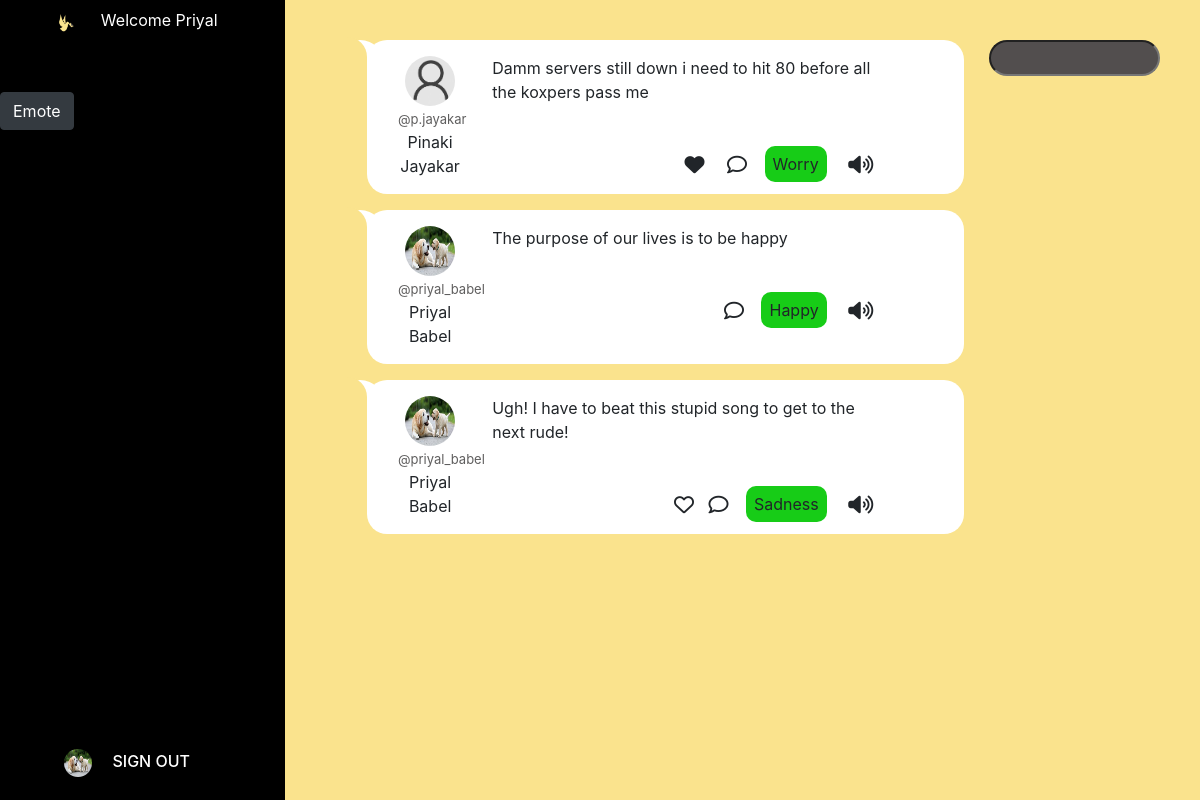
/home/ (signed in), run on the app's committed database.
### website/models.py (models this page shows, shortened)
class Profile(models.Model):
    user = models.OneToOneField(User,on_delete=models.CASCADE)
    profile_picture = models.ImageField(default='default.png',upload_to='profile_pics')
    gender = models.CharField(max_length=1, choices=GENDER_CHOICES)
    bio = models.CharField(max_length=1000)
    birth_date = models.DateField(null=True)
    REQUIRED_FIELDS = ['gender','birth_date']

class Post(models.Model):
    user = models.ForeignKey(User,on_delete=models.CASCADE)
    content = models.TextField()
    time_posted = models.DateTimeField(default=timezone.now)
    emotion = models.TextField()

class Like(models.Model):
    user = models.ForeignKey(User,on_delete=models.CASCADE)
    post = models.ForeignKey(Post,on_delete=models.CASCADE)
    time_liked = models.DateTimeField(default=timezone.now)

### website/views.py (the view)
# urls.py: 2. Add a URL to urlpatterns:  path('', views.home, name='home')
@login_required
def home(request):
    if request.method == 'POST':
        post_form = PostContent(request.POST)
        post = post_form.save(commit=False)
        post.emotion = "Happy"
        post.user = request.user
        post.save()
        return render(request,'website/home.html', {'post_form': post_form,'emotions':emotions})
    else:
        posts_list = Post.objects.all().order_by('-time_posted')
        post_form = PostContent()
        for post in posts_list:
            for liked in post.like_set.all():
                if request.user.id == liked.user.id:
                    print(True)
                else:
                    print(False)
        return render(request,'website/home.html', {'post_form': post_form, 'posts_list':posts_list,'emotions':emotions})

### website/forms.py
class PostContent(forms.ModelForm):
    content = forms.CharField()
    class Meta:
        model = Post
        fields = ["content"]

### website/templates/website/home.html (shortened to what this page needs)
{% extends "website/base.html" %}
{% load static %}
{% block style %}
<link rel="stylesheet" type="text/css" href="{% static 'website/home.css'%}" />
<link rel="stylesheet" type="text/css" href="{% static 'website/post.css'%}" />
{% endblock style %}
{% block body %}
<div class="row">
    <div class="left col-3">
    <div class="text-center welcome p-2">
    <img src="/media/logo.png"></img>
        <span class="ml-3">Welcome {{ user.first_name |title}} </span>
    </div>
    <a type="button" class="btn btn-dark btn-primary-outline mt-5" data-toggle="modal" data-target="#postContent">Emote</a>
    <div class="row p-3 signOut d-flex justify-content-center">
        <a class="btn bg-transparent signoutButton" href="{% url 'logout'  %}">
            <img src="{{user.profile.profile_picture.url}}" alt="Profile picture">
            <span class="pt-3 signOutText">SIGN OUT</span>
        </a>
    </div>
    </div>
    <div class="right col-md-9 col-12 mx-auto mt-4">
    <div class="row">
      <div class="col-9">
        {% for post in posts_list %}
          <div class="postContainer row my-2 mt-3">
          <div class="col-2 text-center">
          <div>
          <img src="/media/{{post.user.profile.profile_picture}}" class="profile_image"></img>
          </div>
          <div>
              <span class="username">@{{post.user.username}}</span>
            </div>
            <div>
              {{post.user.first_name}} <span> {{post.user.last_name}}</span>
            </div>
          </div>
          <div class="col-9">
            <div>
              {{post.content}}
            </div>
            <div class="text-right align-self-end mt-5">
            {% for liked in post.like_set.all %}
              {% if user.id == liked.user.id%}
                <span><button class="fas fa-heart fa-lg btn bg-transparent" href="{% url 'post-like' post.id %}"></button></span>
              {% endif %}
            {% empty %}
              <span><button class="far fa-heart fa-lg btn bg-transparent p-1" href="{% url 'post-like' post.id %}"></button></span>
            {% endfor %}
              <span><button class="far fa-comment fa-lg btn bg-transparent p-1 mr-2"></button></span>
              <span class="emotion p-2 mr-1">{{post.emotion}}</span>
            <span><button class="fas fa-volume-up fa-lg btn bg-transparent" id="{{post.content}}"></button></span>
            </div>
          </div>
          </div>
        {% endfor %}
      </div>
      <div class="col-3 d-flex flex-column align-items-center">
        <input type="text" class="search mt-3 py-1 px-3" id="search">
      </div>
    </div>
    </div>
</div>
{% endblock body %}

### website/templates/website/base.html (shortened to what this page needs)
<!DOCTYPE html>
{% load static %}
<html lang="en">
<head>
    <link rel="stylesheet" href="https://cdn.jsdelivr.net/npm/bootstrap@4.6.1/dist/css/bootstrap.min.css">
    <link rel="stylesheet" type="text/css" href="{% static 'website/base.css'%}" />
    {% block style %}
    {% endblock style %}
</head>
<body>
    {% block body %}
    {% endblock body %}
</body>
</html>

### website/static/website/base.css (style rules this page uses)
:root { --base: #FAE38D; --danger: #9c2b2e; --hover: #252525; --gray: #524E4E; }

### website/static/website/home.css (style rules this page uses)
body { background-color: var(--base); }
.row { max-width: 100vw; }
.left { background-color: black; height: 100vh; position: sticky; z-index: 1; top: 0; }
.welcome { color: white; }
.right { padding-left: 2rem; }
.search { background-color: var(--gray); width: 90%; color: white; border-radius: 20px; }
img { border-radius: 50%; height: 1.75rem; width: 1.75rem; }
.signOut { position: absolute; bottom: 0; width: 100%; }
.signOutText { color: white; font-weight: 500; padding: 0rem 1rem; }
.signoutButton { box-shadow:none; outline: none; border-radius: 20px; }

### website/static/website/post.css (style rules this page uses)
.postContainer { position: relative; background-color: white !important; border-color: black; border-width: thick; border-radius: 20px; padding: 1rem; margin-left: 50px !important; }
.postContainer::before { content: ""; position: absolute; z-index:-1; left: -22px; top: 0; width: 40px; border-bottom: 35px solid white; border-top-right-radius: 25px; }
.postContainer::after { content: ""; position: absolute; z-index:-1; left: -28px; top: -3px; height: 38px; width: 28px; background: var(--base); border-top-right-radius: 20px; }
.emotion { background-color: rgb(23, 204, 23); border-radius: 10px; }
.username { color: rgb(95, 94, 94); font-size: small; }
.profile_image { width: 50px; height: 50px; }

### data on the page
Post: user.profile.profile_picture (placeholder picture), user.username "p.jayakar", user.first_name "Pinaki", user.last_name "Jayakar", content "Damm servers still down i need to hit 80 before all the koxpers pass me", emotion "Worry"
Post: user.profile.profile_picture (picture), user.username "priyal_babel", user.first_name "Priyal", user.last_name "Babel", content "The purpose of our lives is to be happy", emotion "Happy"
Post: user.profile.profile_picture (picture), user.username "priyal_babel", user.first_name "Priyal", user.last_name "Babel", content "Ugh! I have to beat this stupid song to get to the next rude!", emotion "Sadness"

### other printed values
{{ user.first_name |title }} "Priyal"
